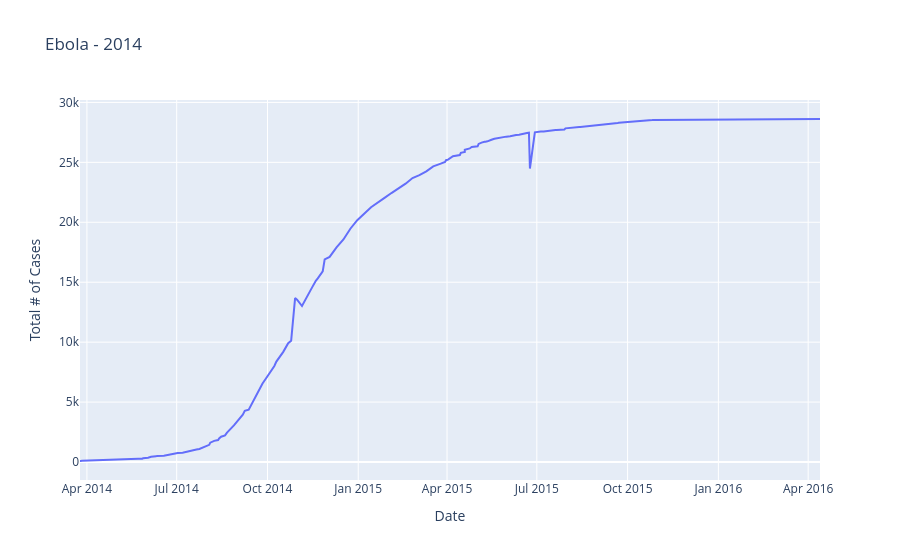

Source (notebook cell):
### Code cell
# Create traces
fig = go.Figure()
fig.add_trace(go.Scatter(x=df['WHO report date'], y=df['Total Cases']))

# Edit the layout
fig.update_layout(title='Ebola - 2014',
                   xaxis_title='Date',
                   yaxis_title='Total # of Cases')

### Figure 1 — Plotly figure (JSON) as saved in the notebook; plotly's stock layout.template omitted (floating-point values rounded to 4 significant figures; data arrays with more than 128 entries replaced by an {"elided": "..."} marker saying what was removed)
{"data": [{"type": "scatter", "x": {"elided": "265 str values"}, "y": {"elided": "265 int values"}}], "layout": {"title": {"text": "Ebola - 2014"}, "xaxis": {"title": {"text": "Date"}}, "yaxis": {"title": {"text": "Total # of Cases"}}}}
